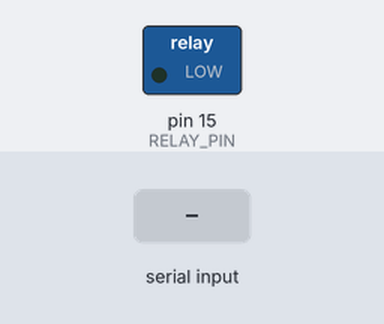
Simulated run of this sketch. Board: Arduino Uno, built with avr-gcc and run on an emulated ATmega328P. Parts: switched loads named in the sketch (green lamp = pin HIGH). The inputs (shaded band) are chosen by the test bench.

Above: at 1.2 s.
1.3 s: "R1\n" received over Serial
At 2.4 s:
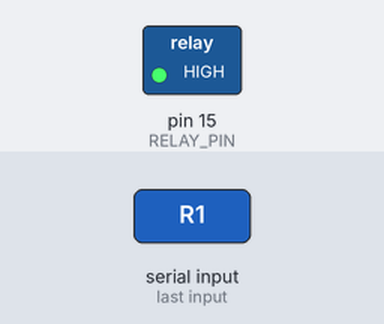
2.8 s: "R2\n" received over Serial
At 3.5 s:
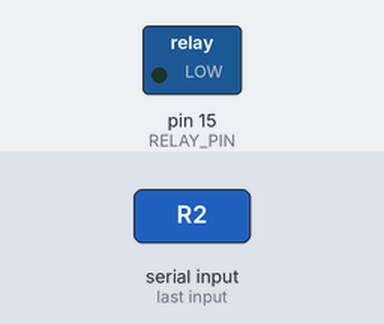
Timing chart, 0 to 5.8 s (numbered marks = the images above; inputs shaded):
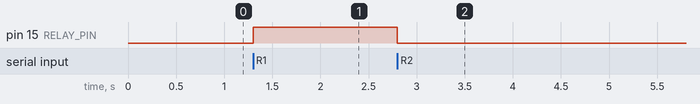

Measured:
- after the input at 1.3 s, pin 15 (RELAY_PIN): LOW → HIGH at once
- after the input at 2.8 s, pin 15 (RELAY_PIN): HIGH → LOW at once

The sketch:

Relay_controller.ino
```cpp
#define RELAY_PIN 15

String incomingMsg = "init";

void setup() {
  // put your setup code here, to run once:
  pinMode(15, OUTPUT);
  Serial.begin(115200);
  //Serial.begin(9600);

}

void loop() {
  // put your main code here, to run repeatedly:
  if (Serial.available() > 0) {
    incomingMsg = Serial.readStringUntil('\n');
    if (incomingMsg == "R1") {
      digitalWrite(RELAY_PIN, HIGH);
    }
    else if (incomingMsg == "R2") {
      digitalWrite(RELAY_PIN, LOW);
    }
  }
}
```
